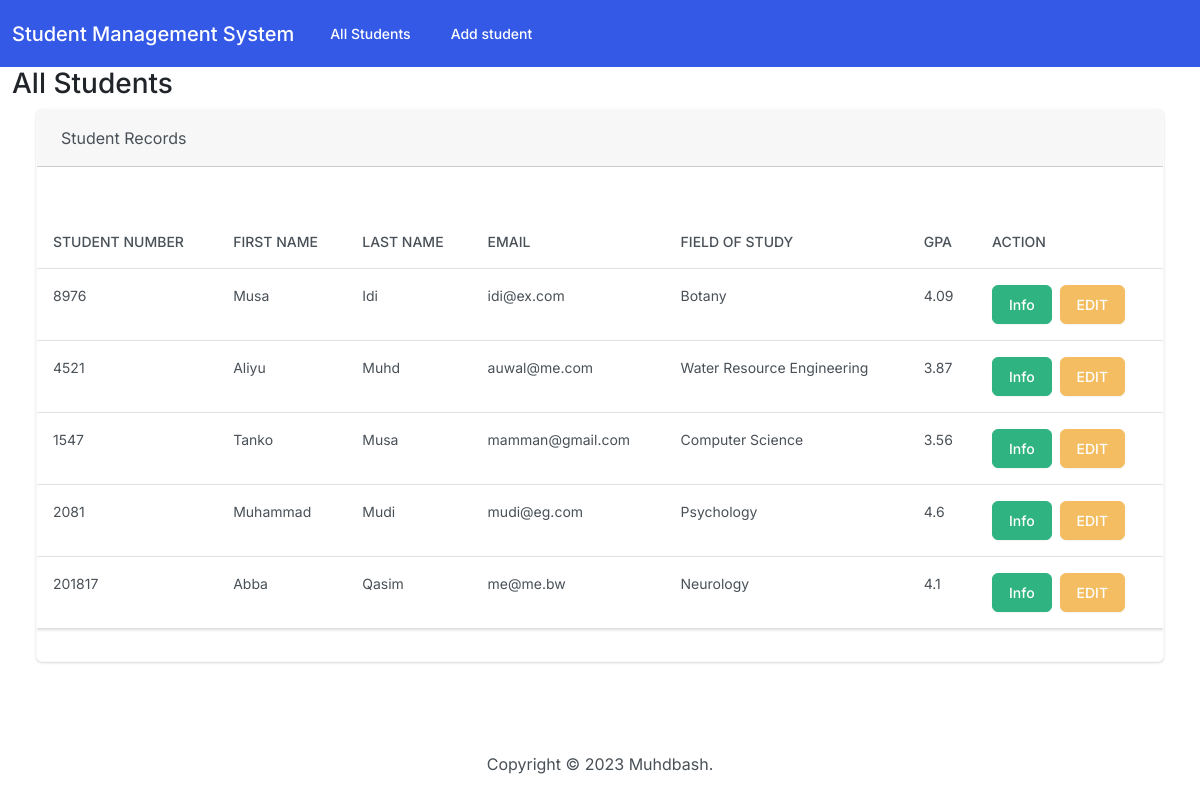
The app's page /, older data.
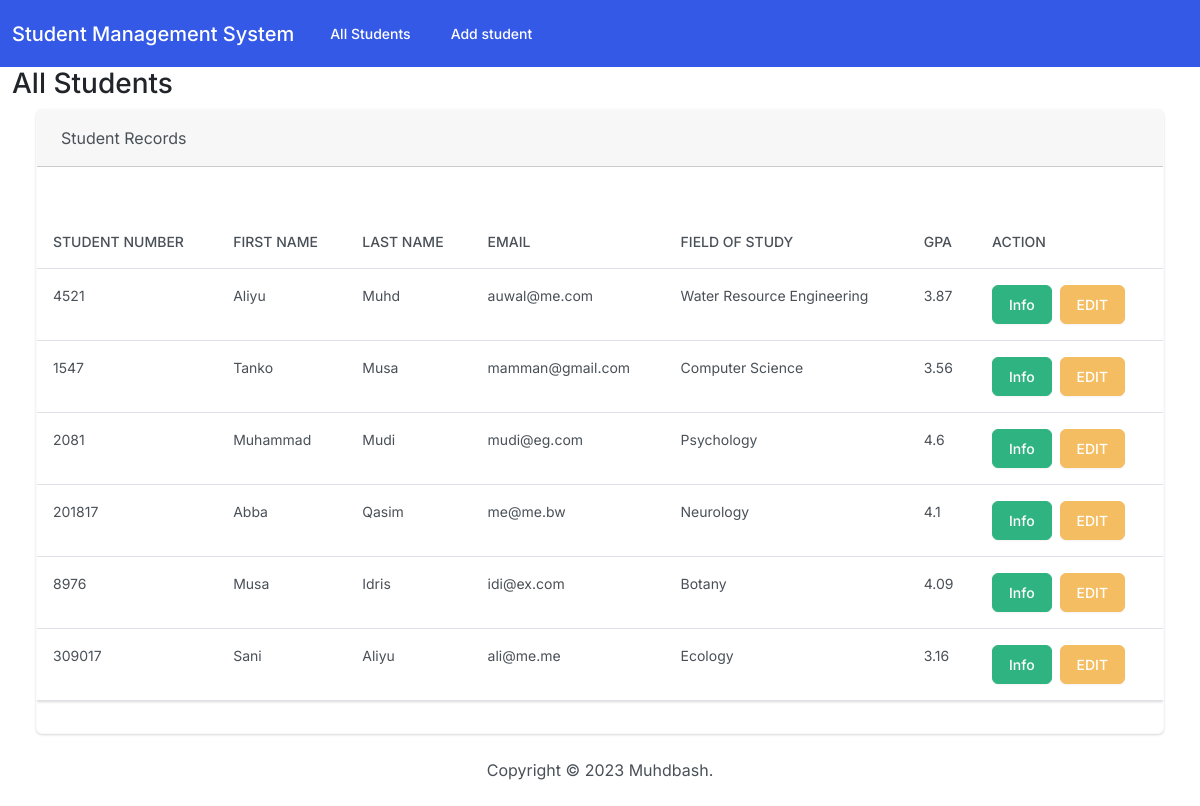
The same page, newer data.
### students/models.py (models this page shows, shortened)
class Student(models.Model):
    student_number = models.PositiveIntegerField()
    first_name = models.CharField(max_length=50)
    last_name = models.CharField(max_length=50)
    email = models.EmailField(max_length=100)
    field_of_study = models.CharField(max_length=50)
    gpa = models.FloatField()

### students/views.py (the view)
# urls.py: path('', views.index, name='index'),
def index(request):
    return render(request, 'students/index.html', {
        'students': Student.objects.all()
    })

### students/templates/students/index.html (shortened to what this page needs)
{% extends "students/base.html" %}
{% block body %}
<h3 class="a-4">All Students</h3>
<div class="row">
    <div class="col-12">
        {% if students %}
        <div class="card border-light ms-4 me-4 mb-4" >
          <div class="card-header">Student Records</div>
            <div class="card-body"></div>
            <p class="card-text">
                <div class="table-responsive">
                    <table class="table table-hover">
                        <thead>
                            <tr>
                              <th scope="col">Student Number</th>
                              <th scope="col">First Name</th>
                              <th scope="col">Last Name</th>
                              <th scope="col">Email</th>
                              <th scope="col">Field of Study</th>
                              <th scope="col">GPA</th>
                              <th scope="col">Action</th>
                            </tr>
                        </thead>
                        <tbody>
                            {% for student in students %}
                                <tr>
                                    <td>{{ student.student_number }}</td>
                                    <td>{{ student.first_name }}</td>
                                    <td>{{ student.last_name }}</td>
                                    <td>{{ student.email }}</td>
                                    <td>{{ student.field_of_study }}</td>
                                    <td>{{ student.gpa }}</td>
                                    <td>
                                      <button type="button" class="btn btn-success me-1"
                                      href="{% url 'view_student' student.id %}"
                                      data-bs-toggle="modal" data-bs-target="#myModal
                                      {{student.id}}">Info</button>
                                      <a class="btn btn-warning me-1" href="{% url 'edit' student.id %}">EDIT
                                    </td>
                                </tr>
                            {% endfor %}
                        </tbody>
                    </table>
                </div>
            </p>
          </div>
        </div>
        {% else %}
        <h5 class="alert alert-primary ms-4 me-4"> No student Records </h5>
        {% endif %}
    </div>
</div>
{% endblock %}

### students/templates/students/base.html (shortened to what this page needs)
{% load static %}
<!DOCTYPE html>
<html lang="en">
<head>
    <link rel="stylesheet" href="{% static 'css/bootstrap.min.css' %}">
</head>
<body class="d-flex flex-column min-vh-100">
    <nav class="navbar navbar-expand-lg navbar-dark bg-primary">
  <div class="container-fluid">
    <a class="navbar-brand" href="{% url 'index' %}">Student Management System</a>
    <div class="collapse navbar-collapse" id="navbarColor01">
      <ul class="navbar-nav me-auto">
        <li class="nav-item">
          <a class="nav-link" href="{% url 'index' %}">All Students</a>
        </li>
        <li class="nav-item">
          <a class="nav-link" href="{% url 'add' %}">Add student</a>
        </li>
      </ul>
    </div>
  </div>
</nav>
    <div class="container-fluid">
      {% block body %}
      {% endblock %}
    <footer class="mt-auto mb-4">
        <div class="text-center">
            <span>
                Copyright &copy; <script>document.write(new Date().getFullYear())</script> Muhdbash.
            </span>
        </div>
    </footer>
</body>
</html>

Row changes from the older to the newer data that the page shows:
removed Student: student_number "8976", first_name "Musa", last_name "Idi", email "idi@ex.com", field_of_study "Botany", gpa "4.09"
added Student: student_number "8976", first_name "Musa", last_name "Idris", email "idi@ex.com", field_of_study "Botany", gpa "4.09"
added Student: student_number "309017", first_name "Sani", last_name "Aliyu", email "ali@me.me", field_of_study "Ecology", gpa "3.16"
